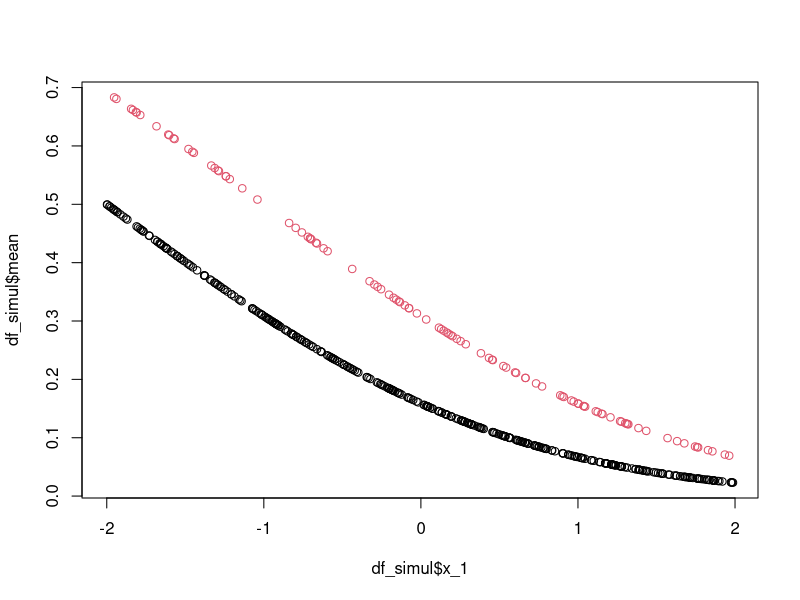

This chart was generated by the following R code: (Note: this script raises an error after producing the figure.)
# 1. settings ----------------------------------------------------------------
## library
library(dplyr)
library(ggplot2)

## function
"%++%" <- function(x, y) paste0(x, y)

f1 <- function(x, y_1) {
  beta0 <- -1
  beta1 <- -.5
  beta2 <- .5
  
  out <- beta0 + beta1*x + beta2 * y_1
  out <- unname(out)
  return(out)
}

x_kern <- function(bw, x, X, type = "epane"){
  base <- (x - X) / bw
  switch(type,
         epane = 3/4 * (1 - base)**2) / bw * (abs(base) <= 1)
}

z_kern <- function(bw, z, Z) {
  ifelse(z == Z, 1, bw)
}

QLNE_GD <- function(x_est, z_est, x_bw, z_bw, link_ftn, V_ftn, conti_str, disc_str, d_lag, y_str, df_analysis) {
  d <- length(conti_str)
  f_init <- rnorm(1 + d)
  if (link_ftn == "probit") {
    ginv <- pnorm
    gprime <- function(x) 1 / dnorm(qnorm(x))
    gprime2 <- function(x) (x * dnorm(qnorm(x))) * (dnorm(x)) / (dnorm(qnorm(x)))^2
  }
  
  
  if (length(x_est) != d) stop("dimension!")
  if (length(z_est) != length(disc_str) + d_lag) stop("dimension!")
  
  for (i_lag in 1:d_lag) {
    df_analysis[["y_" %++% i_lag]] <- dplyr::lag(df_analysis[[y_str]], i_lag)  
  }
  df_analysis <- na.omit(df_analysis)
  n <- nrow(df_analysis)
  disc_str2 <- union(disc_str, "y_" %++% 1:d_lag)
  
  f_grid <- expand.grid(f_0 = seq(-2, 2, length.out = 0), f_1 = seq(-2, 2, length.out = 50))
  for (ii in 1:nrow(f_grid)) {
    f_eval <- f_grid[ii, 1:(1+d)] %>% as.numeric
    mi <- ginv(data.matrix(sweep(df_analysis[conti_str], 2, x_est)) %*% 
                 matrix(f_eval[-1], ncol = 1) + 
                 f_eval[1]
    )[, 1]
    #if (ii %% 87 == 0) cat("grid search at", ii, mean(mi), '\n')
    obj_tmp <- x_kern(x_bw, x_est, df_analysis[[conti_str]]) * 
      #z_kern(z_bw, z_est, df_analysis[[disc_str2]]) * 
      (df_analysis[[y_str]] - mi) / (V_ftn(mi) * gprime(mi))
    f_grid$obj[[ii]] <- cbind(1, sweep(df_analysis[conti_str], 2, x_est) / x_bw ) %>% 
      sweep(., 1, obj_tmp, "*") %>% 
      apply(2, mean) %>%
      as.matrix() %>%
      norm(type = "F")
  }
  
  opt_ii <- which.min(abs(f_grid$obj))
  return(as.numeric(f_grid[opt_ii, 1:(1+d)]))
}

cmn_preproc <- function(X, Y, d_lag) {
  ### input
  # X : data frame of covariates which allowed to contain continuous and discrete variables
  # Y : response vector(0/1)
  
  
  Y <- data.frame(Y = Y)
  ### check dimension of X and Y ###
  if (nrow(X) != nrow(Y)) stop("check dimension!")
  
  X_isfactor <- unlist(lapply(X, is.factor))
  conti_str <- names(which(!X_isfactor))
  disc_str <- names(which(X_isfactor))
  if (is.null(init)) init <- rnorm(1 + length(conti_str))

  factor2double <- function(x) as.double(as.character(x))
  X <- mutate_if(X, is.factor, factor2double)
  df_lag <- cbind(Y, X)
  
  if (d_lag > 0) {
    for (i_lag in 1:d_lag) {
      df_lag[["Y_" %++% i_lag]] <- dplyr::lag(df_lag[["Y"]], i_lag)  
    }
    df_lag <- df_lag[-(1:d_lag), ]
    disc_str <- union(disc_str, "Y_" %++% 1:d_lag)
  }
  
  attr(df_lag, "conti_str") <- conti_str
  attr(df_lag, "disc_str") <- disc_str
  return(df_lag)
}

cmn_defftns <- function(link_ftn, V_ftn) {
  if (link_ftn == "probit") {
    ginv <- pnorm
    gprime <- function(x) 1 / dnorm(qnorm(x))
    gprime2 <- function(x) (x * dnorm(qnorm(x))) * (dnorm(x)) / (dnorm(qnorm(x)))^2
  }
  if (V_ftn == "binomial") {
    Veval <- function(x) x * (1-x)
    Vprime <- function(x) 1 - 2*x
  }
  
  return(list(ginv = ginv,
              gprime = gprime,
              gprime2 = gprime2,
              Veval = Veval,
              Vprime = Vprime))
}

MNQLE_NR_calculate <- function(f_at, x_est, z_est, x_bw, z_bw, link_ftn, V_ftn, conti_str, disc_str, y_str, df_lag) {
  wci_all <- x_kern(x_bw, x_est, df_lag[[conti_str]])
  cal_ind <- wci_all != 0
  wci <- wci_all[cal_ind]
  df_cal <- df_lag[cal_ind, ]
  
  wdi <- z_kern(z_bw, z_est, df_cal[[disc_str]])
  mi <- ginv(data.matrix(sweep(df_cal[conti_str], 2, x_est)) %*% 
               matrix(f_at[-1], ncol = 1) + 
               f_at[1]
  )[, 1]
  mi[mi >= 1 - 1e-02] <- 1 - 1e-02
  mi[mi <= 1e-02] <- 1e-02
  ### calculate eq1 val ###
  q1i <- (df_cal[[y_str]] - mi) / (Veval(mi) * gprime(mi))  
  product1_i <- matrix(wci * wdi * q1i, nrow = 1)
  # dim(Wi) = n X d
  Wi <- cbind(intercept = 1, sweep(df_cal[conti_str], 2, x_est) %>% sweep(2, FUN = "/", x_bw)) %>%
    as.matrix()
  # eq1_val
  eq1_val <- (product1_i %*% Wi) / nrow(df_lag)
  
  ### calculate eq2 val ###
  q2i_tmp11 <- Vprime(mi) / (Veval(mi) * (gprime(mi)^2))
  q2i_tmp12 <- gprime2(mi) / (gprime(mi))^3
  q2i_tmp1 <- Veval(mi) / (q2i_tmp11 + q2i_tmp12)
  q2i_tmp2 <- Veval(mi) * gprime(mi)^2; q2i_tmp2 <- 1 / q2i_tmp2
  q2i <- -(df_cal[[y_str]] - mi) / q2i_tmp1 - q2i_tmp2
  
  product2_i <- matrix(wci * wdi * q2i, nrow = 1)
  
  eq2_val <- (sweep(t(Wi), 2, product2_i, FUN = "*") %*% Wi) / nrow(df_lag)
  
  return(list(eq1 = matrix(eq1_val, ncol = 1), eq2 = eq2_val))
}

MNQLE_optimize <- function(X, Y, init = NULL, d_lag, point_est, bw, link_ftn, V_ftn, NR_tolerance = 1e-05, NR_max_iter = 1000, method = "NR") {
  if (FALSE) {
    X = df_analysis[c("x_1")]
    Y = df_analysis[, "y"]
    n <- nrow(df_analysis)
    point_est <- c(0.5, 1)
    bw = unname(c(n^{-1/5} * 1.06 * apply(X, 2, sd), n**-.4))
    
    link_ftn <- "probit"
    V_ftn <- "binomial"
    
    d_lag <- 1
    NR_tolerance = 1e-05
    NR_max_iter = 1000
    method = "BFGS"
    init = NULL
  }
  
  df_lag <- cmn_preproc(X, Y, d_lag)
  ftns <- cmn_defftns(link_ftn, V_ftn)
  if (is.null(init)) init <- rnorm(1 + length(conti_str))
  if (FALSE) {
    # Y <- data.frame(Y = Y)
    # 
    # ### check ncol(X) and length(bw) ###
    # if (ncol(X) + d_lag != length(bw)) stop("check dimension!")
    # if (nrow(X) != nrow(Y)) stop("check dimension!")
    # 
    # X_isfactor <- unlist(lapply(X, is.factor))
    # conti_str <- names(which(!X_isfactor))
    # disc_str <- names(which(X_isfactor))
    # if (is.null(init)) init <- rnorm(1 + length(conti_str))
    # if (link_ftn == "probit") {
    #   ginv <- pnorm
    #   gprime <- function(x) 1 / dnorm(qnorm(x))
    #   gprime2 <- function(x) (x * dnorm(qnorm(x))) * (dnorm(x)) / (dnorm(qnorm(x)))^2
    # }
    # if (V_ftn == "binomial") {
    #   Veval <- function(x) x * (1-x)
    #   Vprime <- function(x) 1 - 2*x
    # }
    # 
    # factor2double <- function(x) as.double(as.character(x))
    # X <- mutate_if(X, is.factor, factor2double)
    # df_lag <- cbind(X, Y)
    # 
    # for (i_lag in 1:d_lag) {
    #   df_lag[["Y_" %++% i_lag]] <- dplyr::lag(df_lag[["Y"]], i_lag)  
    # }
    # df_lag <- na.omit(df_lag)
    # disc_str2 <- union(disc_str, "Y_" %++% 1:d_lag)
  }

  
  ### start optimization ###
  if (method == "NR") {
    ## Newton Raphson algorithm ##
    f_new <- matrix(init, ncol = 1)
    f_old <- f_new + NR_tolerance * 100
    i_iter <- 0
    while (norm(f_old - f_new, type = "F") > NR_tolerance) {
      i_iter <- i_iter + 1
      if (i_iter > NR_max_iter) break
      f_old <- f_new
      NR_cal <- MNQLE_NR_calculate(f_old, 
                                   x_est = point_est[1:length(conti_str)], 
                                   z_est = point_est[-(1:length(conti_str))], 
                                   x_bw = bw[1:length(conti_str)],
                                   z_bw = bw[-(1:length(conti_str))], 
                                   link_ftn, V_ftn, 
                                   conti_str, disc_str2, 
                                   "Y", 
                                   df_lag)
      if (abs(det(NR_cal$eq2)) <1e-05) {
        f_new <- f_old - solve(NR_cal$eq2 + diag(diag(NR_cal$eq2), 2) * .1) %*% NR_cal$eq1  
      } else {
        f_new <- f_old - solve(NR_cal$eq2) %*% NR_cal$eq1  
      }
    }
  } 
  return(ginv(f_new))
}

MNQLE_bootstrap <- function(X, Y, init = NULL, d_lag, point_boot, bw, link_ftn, V_ftn, NR_tolerance = 1e-05, NR_max_iter = 1000, method = "NR") {
  
}

MNQLE_genboot <- function(X, Y, init = NULL, d_lag, point_boot, bw, link_ftn, V_ftn, NR_tolerance = 1e-05, NR_max_iter = 1000, method = "NR") {
  if (FALSE) {
    X = df_analysis[c("x_1")]
    Y = df_analysis[, "y"]
    n <- nrow(df_analysis)
    point_est <- c(0.5, 1)
    bw = unname(c(n^{-1/5} * 1.06 * apply(X, 2, sd), n**-.4))
    
    link_ftn <- "probit"
    V_ftn <- "binomial"
    
    d_lag <- 1
    NR_tolerance = 1e-05
    NR_max_iter = 1000
    method = "GS"
    init = NULL
  }
  
  cmn_preproc(X, Y, 1, environment())
  cmn_defftns(link_ftn, V_ftn, environment())
  if (is.null(init)) init <- rnorm(1 + length(conti_str))
  
  
  MNQLE_optimize(X = df_analysis[conti_str], 
                 Y = df_analysis$y, 
                 init = NULL, d_lag, 
                 point_est = c(df_simul[ii, "x_1"], df_simul[ii, "z_1"]), 
                 bw = c(x_bw_init, z_bw_init), 
                 link_ftn = "probit", V_ftn = "binomial", method = "NR")[1]
  
}

QLNE_maximize <- function(x_est, z_est, x_bw, z_bw, link_ftn, V_ftn, conti_str, disc_str, d_lag, y_str, df_analysis) {
  d <- length(conti_str)
  f_init <- rnorm(1 + d)
  if (link_ftn == "probit") {
    ginv <- pnorm
    gprime <- function(x) dnorm(qnorm(x))
  }
  
  if (length(x_est) != d) stop("dimension!")
  if (length(z_est) != length(disc_str) + d_lag) stop("dimension!")
  
  for (i_lag in 1:d_lag) {
    df_analysis[["y_" %++% i_lag]] <- dplyr::lag(df_analysis[[y_str]], i_lag)  
  }
  df_analysis <- na.omit(df_analysis)
  n <- nrow(df_analysis)
  disc_str2 <- union(disc_str, "y_" %++% 1:d_lag)
  
  f_grid <- expand.grid(f_0 = seq(-2.5, 1, length.out = 100), f_1 = seq(-2.5, 1, length.out = 100))
  for (ii in 1:nrow(f_grid)) {
    f_eval <- f_grid[ii, 1:(1+d)] %>% as.numeric
    
    mi <- ginv(data.matrix(sweep(df_analysis[conti_str], 2, x_est)) %*% 
                 matrix(f_eval[-1], ncol = 1) + 
                 f_eval[1])[, 1]
    #if (ii %% 87 == 0) cat("grid search at", ii, mean(mi), '\n')
    f_grid$obj[[ii]] <- mean(
      x_kern(x_bw, x_est, df_analysis[[conti_str]]) * 
        #z_kern(z_bw, z_est, df_analysis[[disc_str2]]) * 
        (df_analysis[[y_str]] * log(mi / (1-mi)) + log(1-mi))
    )
  }
  
  opt_ii <- which.max(f_grid$obj)
  return(as.numeric(f_grid[opt_ii, 1:(1+d)]))
}

# 2. generate data -----------------------------------------------------------
set.seed(111)
## 2-1. Example 1 ----------------------------------------------------------
n <- 501
y_init <- 0
x_bd <- c(-2, 2)
link_ftn <- "probit"
if (link_ftn == "probit") {
  ginv <- pnorm
  gprime <- function(x) 1 / dnorm(qnorm(x))
  gprime2 <- function(x) (x * dnorm(qnorm(x))) * (dnorm(x)) / (dnorm(qnorm(x)))^2
}

V_ftn <- "binomial"

y_vec <- c("0" = y_init)
mean_vec <- double()
x_vec = runif(n, min = x_bd[1], max = x_bd[2])
for (i in 1:n) {
  mean_val <- f1(x_vec[i], 
                 y_vec[as.character(i-1)]) %>%
    ginv
  mean_vec <- c(mean_vec, mean_val)
  y_vec <- c(y_vec, rbinom(1, 1, mean_val))
  names(y_vec)[length(y_vec)] <- as.character(i)
}

df_simul <- data.frame(x_1 = x_vec, 
                       z_1 = y_vec[-length(y_vec)],
                       y = y_vec[as.character(1:n)], 
                       mean = mean_vec)
df_analysis <- df_simul %>%
  select(x_1, y)

# check
plot(df_simul$x_1,
     df_simul$mean, 
     col = df_simul$z_1 + 1)




# 3. Estimation -----------------------------------------------------------
### old version
if (FALSE) {
  ## input : determined from data
  conti_str <- c("x_1")
  disc_str <- character(0)
  d_lag <- 1
  y_str <- c("y")
  
  ## inpt : define now
  x_est <- 0.5
  z_est <- 1
  x_bw_init <- n^{-1/5} * 1.06 * apply(df_analysis[conti_str], 2, sd)
  z_bw_init <- n**-.4
  link_ftn <- "probit"
  V_ftn <- function(x) x*(1-x)
  df_simul2 <- as.data.table(df_simul)
  
  ## running
  list_result <- list()
  df_bw <- expand.grid(x_bw = x_bw_init+c(-.2, -.1, 0, .1, .2), z_bw = c(z_bw_init, z_bw_init + .2))
  for (ii in 1:nrow(df_bw)) {
    x_bw <- df_bw[ii, 1]
    z_bw <- df_bw[ii, 2]
    cat('bandwidth (x, z)', x_bw, z_bw, ": starts at", as.character(Sys.time()), "\n")
    df_tmp <- df_simul
    df_tmp$QLNE <- df_tmp$QLNE2 <- NA
    for (i in 1:nrow(df_simul)) {
      if (i %% 100 == 0) cat("iterating", i, ": starts at", as.character(Sys.time()), "\n")
      df_tmp$QLNE[i] <- QLNE(df_simul[i,1], df_simul[i,2], x_bw, z_bw, link_ftn, V_ftn, conti_str, disc_str, d_lag, y_str, df_analysis)[1] %>% pnorm
      df_tmp$QLNE2[i] <- QLNE_maximize(df_simul[i,1], df_simul[i,2], x_bw, z_bw, link_ftn, V_ftn, conti_str, disc_str, d_lag, y_str, df_analysis)[1] %>% pnorm
    }
    list_result[[ii]] <- df_tmp
  }
}

### up-to-date version ###
## input : determined from data
conti_str <- c("x_1")
disc_str <- character(0)
d_lag <- 1
y_str <- c("y")

## inpt : define now
x_est <- 0.5
z_est <- 1
x_bw_init <- n^{-1/5} * 1.06 * apply(df_analysis[conti_str], 2, sd)
z_bw_init <- n**-.4
link_ftn <- "probit"
V_ftn = "binomial"
df_simul$est <- NA
for (ii in 2:nrow(df_simul)) {
  df_simul[ii, "est"] <- 
    MNQLE_optimize(X = df_analysis[conti_str], 
                   Y = df_analysis$y, 
                   init = NULL, d_lag, 
                   point_est = c(df_simul[ii, "x_1"], df_simul[ii, "z_1"]), 
                   bw = c(x_bw_init, z_bw_init), 
                   link_ftn = "probit", V_ftn = "binomial", method = "NR")[1]
}

par(mfrow = c(1,2))
plot(df_simul$x_1,
     df_simul$mean, 
     col = df_simul$z_1 + 1)
plot(df_simul$x_1,
     df_simul$est, 
     col = df_simul$z_1 + 1)
par(mfrow = c(1, 1))
plot(df_simul$mean - df_simul$est)
summary(df_simul$mean - df_simul$est)



# 4. bootstrap -----------------------------------------------------------

